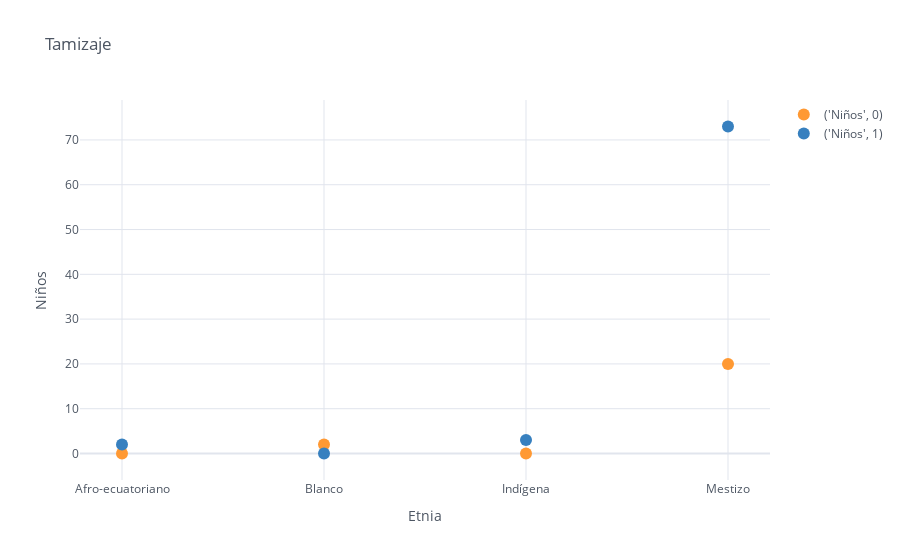

The notebook cell this image was saved under:
### Code cell
df_alimentacionc.iplot(kind='scatter',mode='markers',xTitle = 'Etnia',yTitle = 'Niños',title='Tamizaje')

### Figure 1 — Plotly figure (JSON) as saved in the notebook; plotly's stock layout.template omitted (floating-point values rounded to 4 significant figures)
{"data": [{"line": {"color": "rgba(255, 153, 51, 1.0)", "dash": "solid", "shape": "linear", "width": 1.3}, "marker": {"size": 12, "symbol": "circle"}, "mode": "markers", "name": "('Niños', 0)", "text": "", "type": "scatter", "x": ["Afro-ecuatoriano", "Blanco", "Indígena", "Mestizo"], "y": [0, 2, 0, 20]}, {"line": {"color": "rgba(55, 128, 191, 1.0)", "dash": "solid", "shape": "linear", "width": 1.3}, "marker": {"size": 12, "symbol": "circle"}, "mode": "markers", "name": "('Niños', 1)", "text": "", "type": "scatter", "x": ["Afro-ecuatoriano", "Blanco", "Indígena", "Mestizo"], "y": [2, 0, 3, 73]}], "layout": {"legend": {"bgcolor": "#FFFFFF", "font": {"color": "#4D5663"}}, "paper_bgcolor": "#FFFFFF", "plot_bgcolor": "#FFFFFF", "title": {"font": {"color": "#4D5663"}, "text": "Tamizaje"}, "xaxis": {"gridcolor": "#E1E5ED", "showgrid": true, "tickfont": {"color": "#4D5663"}, "title": {"font": {"color": "#4D5663"}, "text": "Etnia"}, "zerolinecolor": "#E1E5ED"}, "yaxis": {"gridcolor": "#E1E5ED", "showgrid": true, "tickfont": {"color": "#4D5663"}, "title": {"font": {"color": "#4D5663"}, "text": "Niños"}, "zerolinecolor": "#E1E5ED"}}}
